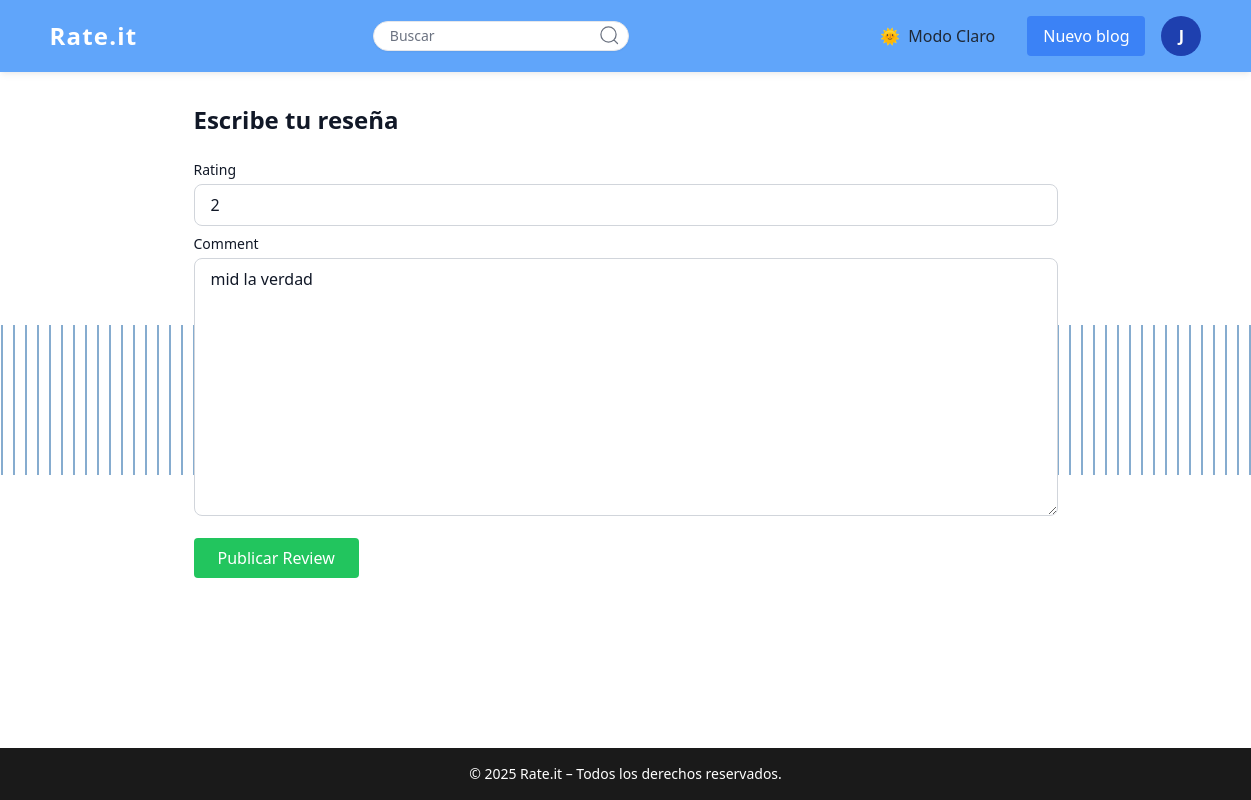
Page /blog/18/review/14/edit/ (signed in) on the earlier database version.
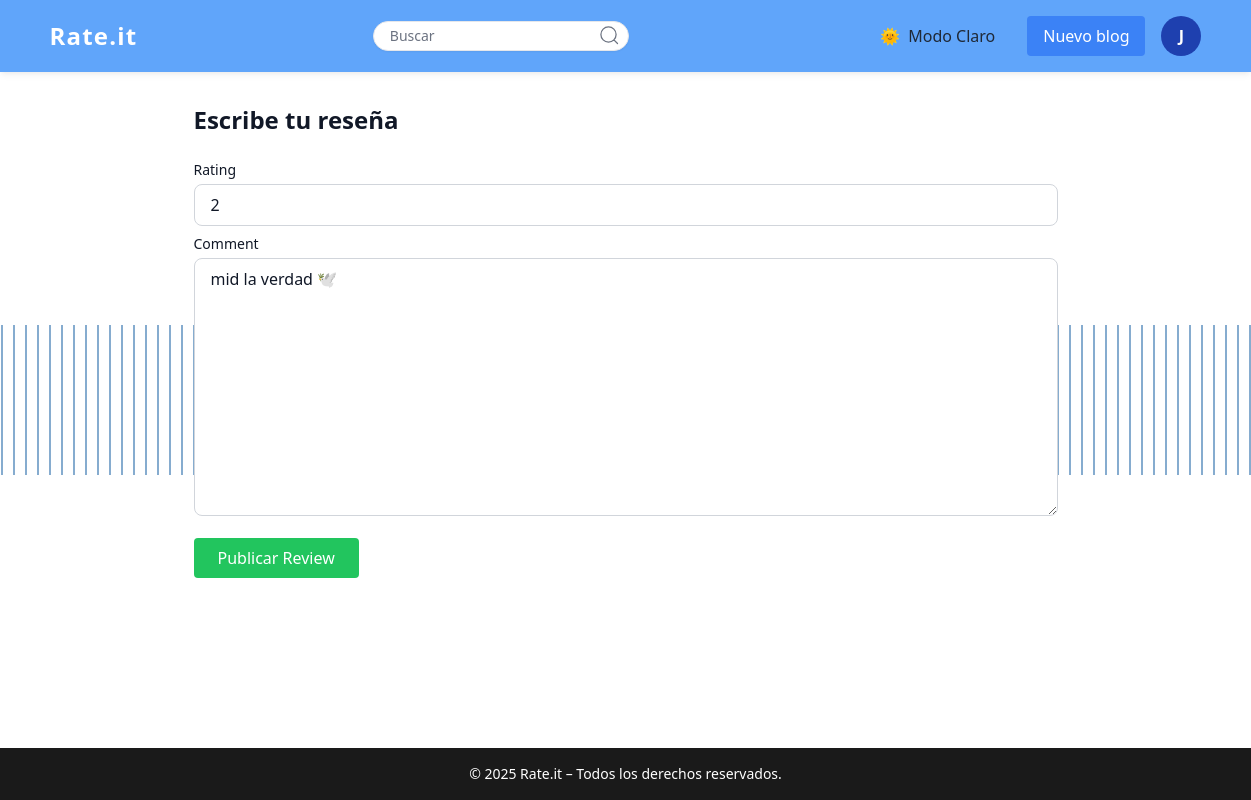
Same page on the later database version.
### blogapp/models.py (models this page shows, shortened)
class Review(models.Model):
    blog = models.ForeignKey(Blog, on_delete=models.CASCADE, related_name='reviews')
    reviewer = models.ForeignKey(User, on_delete=models.CASCADE)
    rating = models.IntegerField(validators=[MinValueValidator(1), MaxValueValidator(5)])
    comment = models.TextField()
    created_at = models.DateTimeField(auto_now_add=True)
    is_deleted = models.BooleanField(default=False)
    objects = ReviewManager()
    all_objects = models.Manager()
    class Meta:
        unique_together = ('blog', 'reviewer')

### blogapp/views.py (the view, shortened to what this page needs)
# urls.py: path('blog/<int:blog_pk>/review/<int:review_pk>/edit/', ReviewUpdateView.as_view(), name='edit_review'),
class ReviewUpdateView(LoginRequiredMixin, UserPassesTestMixin, UpdateView):
    model = Review
    fields = ['rating', 'comment']
    template_name = 'blogapp/review_form.html'
    def get_object(self, queryset=None):
        return get_object_or_404(Review, pk=self.kwargs['review_pk'])
    def test_func(self):
        return self.request.user == self.get_object().reviewer

### blogapp/models.py (called while the page is built)
    def get_queryset(self):
        return super().get_queryset().filter(is_deleted=False)

### blogapp/templates/blogapp/review_form.html (shortened to what this page needs)
{% extends 'base.html' %}
{% load widget_tweaks %}
{% block content %}
    <h1 class="text-2xl font-bold mb-6 text-gray-900 dark:text-white">Escribe tu reseña</h1>
    <form method="post" class="space-y-4 transition-all duration-700 ease-in-out animate-fade-in">{% csrf_token %}
        <div class="space-y-2 transition-all duration-700 ease-in-out">
            {% for field in form %}
                <div>
                    <label for="{{ field.id_for_label }}" class="block text-sm font-medium mb-1 text-gray-900 dark:text-white">{{ field.label }}</label>
                    {% if field.name == "rating" %}
                        {{ field|add_class:"bg-white dark:bg-gray-800 text-gray-900 dark:text-white px-4 py-2 rounded-lg w-full border border-gray-300 dark:border-gray-700 focus:outline-none focus:ring-2 focus:ring-blue-500"|attr:"min:1"|attr:"max:5"|attr:"type:number" }}
                    {% else %}
                        {{ field|add_class:"bg-white dark:bg-gray-800 text-gray-900 dark:text-white px-4 py-2 rounded-lg w-full border border-gray-300 dark:border-gray-700 focus:outline-none focus:ring-2 focus:ring-blue-500" }}
                    {% endif %}
                </div>
            {% endfor %}
        </div>
        <button type="submit" class="px-6 py-2 bg-green-500 hover:bg-green-600 text-white dark:bg-green-600 dark:hover:bg-green-700 rounded transition-all duration-500 ease-in-out">Publicar Review</button>
    </form>
{% endblock %}

Differences in the rows shown:
changed Review: comment "mid la verdad" → "mid la verdad 🕊️"
